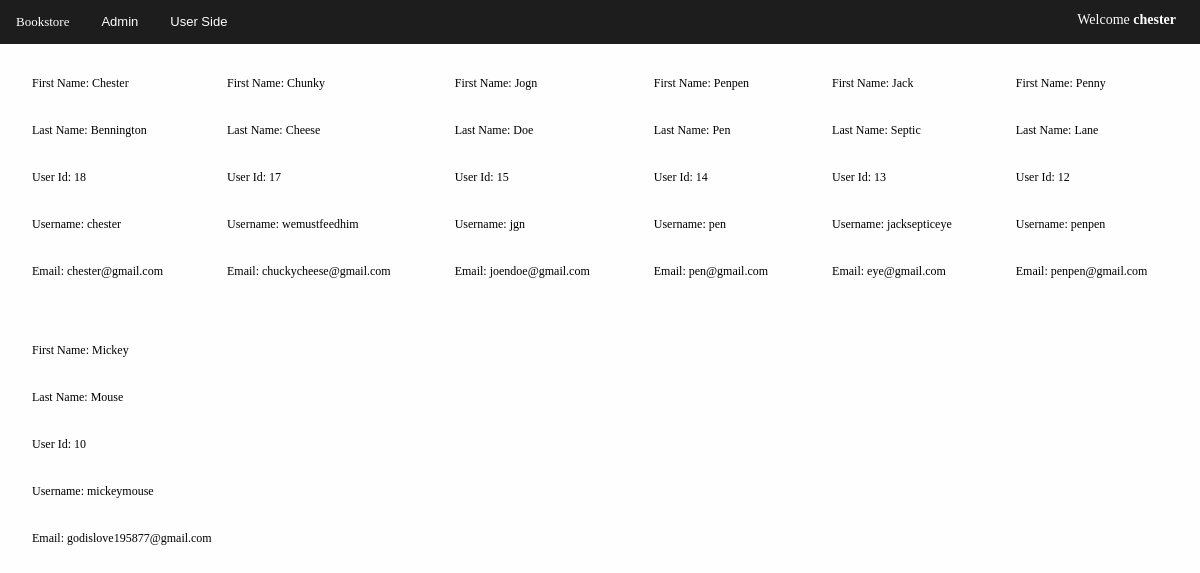
The page /viewUsers.php (signed in) on the database its author committed.
### tables this page shows
CREATE TABLE `users` (
  `id` int(11) NOT NULL,
  `firstName` varchar(35) NOT NULL,
  `lastName` varchar(35) NOT NULL,
  `username` varchar(50) NOT NULL,
  `email` varchar(50) NOT NULL,
  `password` varchar(50) NOT NULL
);

### viewUsers.php (the view, shortened to what this page needs)
<!DOCTYPE html>
<?php require 'mysqli_connect.php'; ?>
<html>
    <head>
        <link rel="stylesheet" type="text/css" href="style.css">
    </head>
    <body>
                        <div class="topnav">
             <p><a href="adminDashboard.php" class="btn">Bookstore</a></p>
              <button class="dropbtn" onclick="myFunction()">Admin</button>
            <button class="dropbtn" onclick="myFunction2()">User Side</button>
                        <p class="welcome" style="float:right;">Welcome <b><?php echo $_SESSION['username'];?></b></p>
        </div>
        <?php
        $var = $dbc->query('SELECT id, firstname, lastname, username, email FROM users ORDER BY id DESC');
            while ($row = $var->fetch_assoc()) {
                echo '<table> <tr><th> First Name: ' . $row['firstname'] . '</tr></th>';
                echo '<tr><th> Last Name: ' . $row['lastname'] . '</tr></th>';
                echo '<tr> <th> User Id: ' . $row['id'] . '</tr>';
                echo '<tr><th> Username: ' . $row['username'] . '</tr></th>';
                echo '<tr><th> Email: ' . $row['email'] . '</th> </tr> </table>';
            }
        ?>
    </body>
</html>

### style.css (style rules this page uses)
* { margin: 0px; padding: 0px; }
body { font-size:12px; background:#fefefe; }
.topnav { overflow:hidden; background-color:#1d1d1d; }
.topnav a { float:left; display:block; color:#fefefe; text-align:center; padding:14px 16px; text-decoration: none; font-size:13px; background-color:#1d1d1d; }
button.dropbtn { float: left; display: block; color: #fefefe; text-align: center; padding: 14px 16px; text-decoration: none; font-size: 13px; background-color: #1d1d1d; border: none; }
.topnav a:hover, .dropdown:hover, .dropbtn { color:#ccccff; }
.btn { padding: 10px; font-size:15px; color:black; background:#fefefe; border:none; border-radius:5px; }
table, th, td { padding:15px; text-align: left; float:left; font-weight:100; }
p.welcome { margin-top:1%; margin-right:2%; color:#fefefe; font-size:14px; }

### rows shown on the page
users: firstName "Chester", lastName "Bennington", id "18", username "chester", email "chester@gmail.com"
users: firstName "Chunky", lastName "Cheese", id "17", username "wemustfeedhim", email "chuckycheese@gmail.com"
users: firstName "Jogn", lastName "Doe", id "15", username "jgn", email "joendoe@gmail.com"
users: firstName "Penpen", lastName "Pen", id "14", username "pen", email "pen@gmail.com"
users: firstName "Jack", lastName "Septic", id "13", username "jacksepticeye", email "eye@gmail.com"
users: firstName "Penny", lastName "Lane", id "12", username "penpen", email "penpen@gmail.com"
users: firstName "Mickey", lastName "Mouse", id "10", username "mickeymouse", email "godislove195877@gmail.com"

### other values the page prints
$_SESSION['username'] "chester"
